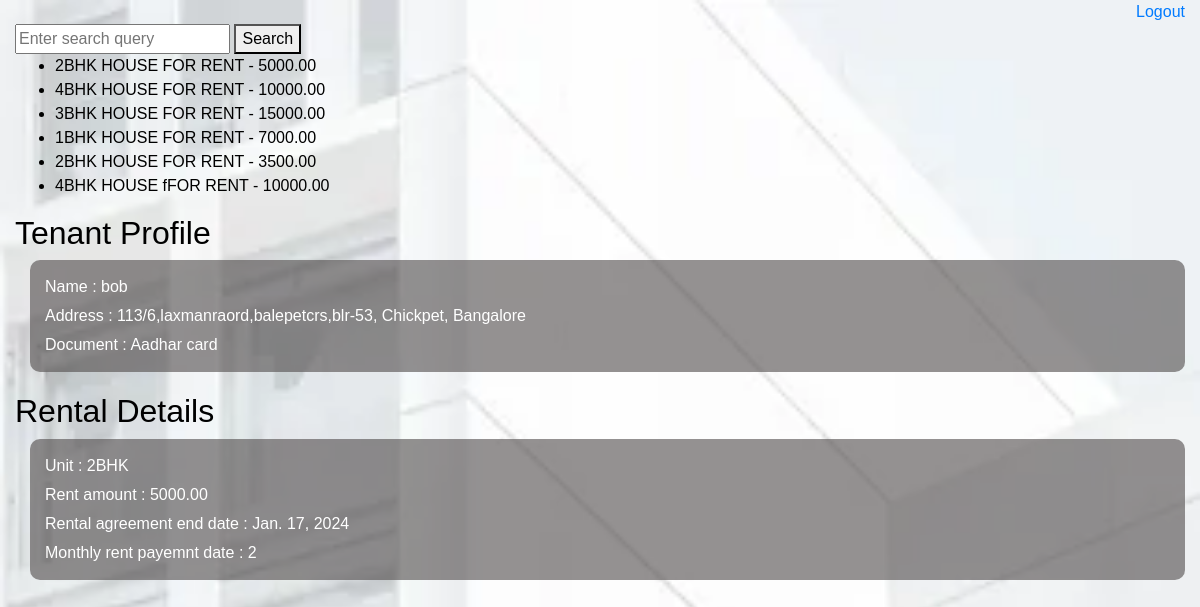
The page /tenant/2/search_units/ on the database its author committed.
### dashboard/models.py (models this page shows, shortened)
class Unit(models.Model):
    properties = models.ForeignKey(Property, on_delete=models.CASCADE)
    rent_cost = models.DecimalField(max_digits=10, decimal_places=2)
    type_choices = [
        ('1BHK', '1BHK'),
        ('2BHK', '2BHK'),
        ('3BHK', '3BHK'),
        ('4BHK', '4BHK'),
    ]
    unit_type = models.CharField(max_length=4, choices=type_choices)
    class Meta:
        verbose_name = "Unit"
        verbose_name_plural = "Unit"

class Property(models.Model):
    name = models.CharField(max_length=255)
    address = models.TextField()
    post_image = models.ImageField(upload_to='post_images/',blank=True)
    location = models.CharField(max_length=255)
    features = models.TextField()
    class Meta:
        verbose_name = "Property"
        verbose_name_plural = "Property"

class Lease(models.Model):
    tenant = models.ForeignKey(Tenant, on_delete=models.CASCADE)
    unit = models.ForeignKey(Unit, on_delete=models.CASCADE)
    agreement_end_date = models.DateField()
    monthly_rent_date = models.PositiveIntegerField()
    class Meta:
        verbose_name = "Lease"
        verbose_name_plural = "Lease"

class Tenant(models.Model):
    user = models.OneToOneField(AiUser, on_delete=models.CASCADE)
    address = models.TextField()
    document_proofs = models.TextField()
    class Meta:
        verbose_name = "Tenant"
        verbose_name_plural = "Tenant"

class AiUser(AbstractBaseUser):
    name = models.CharField(max_length=100)
    email = models.EmailField(max_length=100,unique=True)
    password = models.CharField(max_length=100)
    role = models.CharField(max_length = 20, choices = ROLE_CHOICES, default = 'tenant')
    date_joined = models.DateTimeField(default=timezone.now)
    is_admin = models.BooleanField(default=False)
    is_staff = models.BooleanField(default=False)
    objects = AiUserManager()
    USERNAME_FIELD = 'email'
    REQUIRED_FIELDS = []
    class Meta:
        verbose_name = "Ai User"
        verbose_name_plural = "Ai Users"

### dashboard/views.py (the view, shortened to what this page needs)
# urls.py: path('tenant/<int:pk>/search_units/',views.SearchView.as_view(), name='search_units'),
class SearchView(APIView):
    serializer_class = UnitSerializer
    permission_classes = [AllowAny]
    renderer_classes = [TemplateHTMLRenderer]
    template_name = 'dashboard/tenantprofile.html'
    def get(self, request, pk):
        user_obj = AiUser.objects.get(id = pk)
        tenant_obj = Tenant.objects.get(user = user_obj)
        query = request.GET.get('query', '')
        queryset = Unit.objects.filter(unit_type__icontains=query)
        if tenant_obj:
            Lease_obj = Lease.objects.get(tenant = tenant_obj)
        query = request.GET.get('query', '')
        queryset = Unit.objects.filter(unit_type__icontains=query)
        return Response({'serializer_data':Lease_obj,'data': queryset, 'query': query})

### templates/dashboard/tenantprofile.html (shortened to what this page needs)
<!DOCTYPE html>
{% load static %}
<html>
<head>
    <link rel="stylesheet" href="https://maxcdn.bootstrapcdn.com/bootstrap/4.5.2/css/bootstrap.min.css">
    <link rel="stylesheet" type="text/css" href="{% static 'css/style.css' %}">
</head>
<body class = "dashboard_body">
    <div class="container-fluid">
        <div class="dashboard_head">
            <div>
                <a href="{% url 'dashboard:logout_user' %}">Logout</a>
            </div>
        </div>
        <form method="get" action="{% url 'dashboard:search_units' serializer_data.tenant.user.id  %}">
            <input type="text" name="query" value="{{ query }}" placeholder="Enter search query">
            <button type="submit">Search</button>
        </form>
        <ul>
                {% for item in data %}
                        <li>{{ item.properties.name }} - {{ item.rent_cost }}</li>
                {% endfor %}
        </ul>
        <div>
            <h2>Tenant Profile</h2>
        </div>
        {% if serializer_data %}
        <div class="tenant_profile_card">
            <div>
                Name : {{serializer_data.tenant.user.name}}
            </div>
            <div>
                Address : {{serializer_data.tenant.address}}
            </div>
            <div>
                Document : {{serializer_data.tenant.document_proofs}}
            </div>
        </div>
        <div>
            <h2>Rental Details</h2>
        </div>
        <div class="tenant_profile_card">
            <div>
                Unit : {{serializer_data.unit.unit_type}}
            </div>
            <div>
                Rent amount : {{serializer_data.unit.rent_cost}}
            </div>
            <div>
                Rental agreement end date : {{serializer_data.agreement_end_date}}
            </div>
            <div>
                Monthly rent payemnt date : {{serializer_data.monthly_rent_date}}
            </div>
        </div>
        {% endif %}
    </div>
</body>
</html>

### static/css/style.css (style rules this page uses)
.dashboard_body { margin: 0; padding: 0;background-image: url('images/bg.jpg'); background-size: cover; background-position: center; background-repeat: no-repeat; height: 100vh; color: Black; font-family: 'Arial', sans-serif; }
.dashboard_head { text-align: end; }
.tenant_profile_card { margin-left: 15px; padding: 15px; background: #534e4e9c; color: white; border-radius: 10px; margin-bottom: 20px; display: flex; flex-direction: column; row-gap: 5px; }

### rows shown on the page
Unit: properties.name "2BHK HOUSE FOR RENT", rent_cost "5000.00"
Unit: properties.name "4BHK HOUSE FOR RENT", rent_cost "10000.00"
Unit: properties.name "3BHK HOUSE FOR RENT", rent_cost "15000.00"
Unit: properties.name "1BHK HOUSE FOR RENT", rent_cost "7000.00"
Unit: properties.name "2BHK HOUSE FOR RENT", rent_cost "3500.00"
Unit: properties.name "4BHK HOUSE fFOR RENT", rent_cost "10000.00"
Lease: tenant.user.name "bob", tenant.address "113/6,laxmanraord,balepetcrs,blr-53, Chickpet, Bangalore", tenant.document_proofs "Aadhar card", unit.unit_type "2BHK", unit.rent_cost "5000.00", agreement_end_date "Jan. 17, 2024", monthly_rent_date "2"
